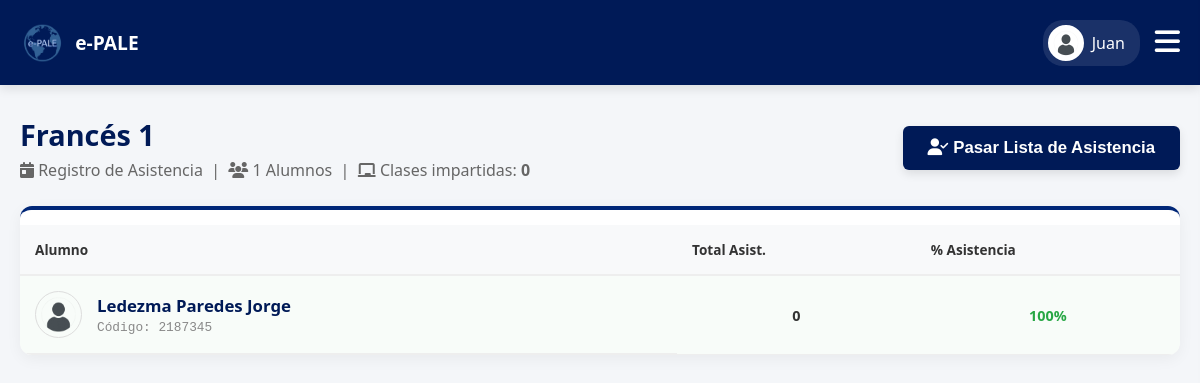
Before: /profesor/asistencia.php?clave=60501 (signed in) with the older database file.
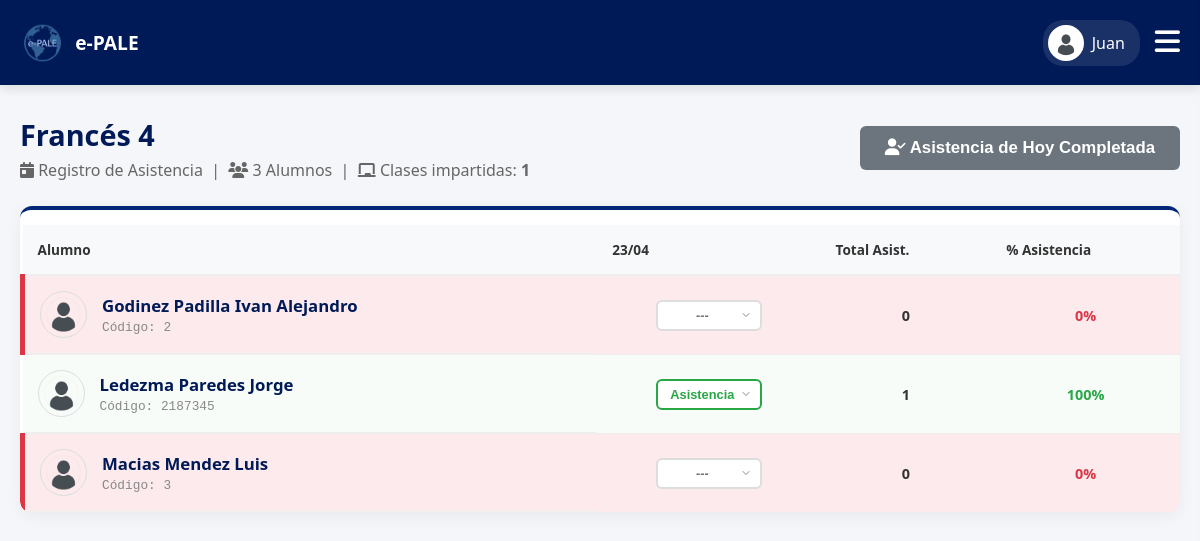
After: the same page with the newer database file.
### tables this page shows
CREATE TABLE IF NOT EXISTS `grupos` (
  `nrc` int NOT NULL,
  `materia_id` int NOT NULL,
  `profesor_id` int NOT NULL,
  `ciclo_id` int NOT NULL,
  `cupo` int DEFAULT '30',
  `edicion_total` tinyint(1) DEFAULT '0',
  `clave_grupo` varchar(50) DEFAULT NULL,
  `estado` varchar(20) DEFAULT 'ACTIVO',
  PRIMARY KEY (`nrc`),
  KEY `materia_id` (`materia_id`),
  KEY `profesor_id` (`profesor_id`),
  KEY `ciclo_id` (`ciclo_id`)
);

CREATE TABLE IF NOT EXISTS `materias` (
  `materia_id` int NOT NULL AUTO_INCREMENT,
  `clave` varchar(10) NOT NULL,
  `nombre` varchar(50) NOT NULL,
  `nivel` int NOT NULL,
  PRIMARY KEY (`materia_id`),
  UNIQUE KEY `clave` (`clave`)
);

CREATE TABLE IF NOT EXISTS `inscripciones` (
  `inscripcion_id` int NOT NULL AUTO_INCREMENT,
  `alumno_id` int NOT NULL,
  `nrc` int NOT NULL,
  `estatus` enum('INSCRITO','SOLICITUD_BAJA','BAJA','SOLICITUD_ALTA') DEFAULT 'INSCRITO',
  `calificacion_final` decimal(5,2) DEFAULT '0.00',
  PRIMARY KEY (`inscripcion_id`),
  KEY `alumno_id` (`alumno_id`),
  KEY `nrc` (`nrc`)
);

CREATE TABLE IF NOT EXISTS `usuarios` (
  `usuario_id` int NOT NULL AUTO_INCREMENT,
  `codigo` varchar(20) DEFAULT NULL,
  `nombre` varchar(50) NOT NULL,
  `apellido_paterno` varchar(50) NOT NULL,
  `apellido_materno` varchar(50) DEFAULT NULL,
  `correo` varchar(100) NOT NULL,
  `password` varchar(255) DEFAULT NULL,
  `telefono` varchar(20) DEFAULT NULL,
  `rol` enum('ADMIN','PROFESOR','ALUMNO') NOT NULL,
  `estatus` enum('ACTIVO','INACTIVO') DEFAULT 'ACTIVO',
  `foto_perfil` varchar(255) DEFAULT NULL,
  `google_id` varchar(255) DEFAULT NULL,
  `fecha_creacion` timestamp NULL DEFAULT CURRENT_TIMESTAMP,
  PRIMARY KEY (`usuario_id`),
  UNIQUE KEY `correo` (`correo`),
  UNIQUE KEY `codigo` (`codigo`)
);

### profesor/asistencia.php (the view, shortened to what the changed rows need)
<?php
require '../db.php';
$clave = $_GET['clave'] ?? '';
$profesor_id = $_SESSION['user_id'];
$stmt = $pdo->prepare("SELECT m.nombre as materia, m.nivel, c.nombre as ciclo, g.nrc
                       FROM grupos g
                       JOIN materias m ON g.materia_id = m.materia_id
                       JOIN ciclos c ON g.ciclo_id = c.ciclo_id
                       WHERE g.clave_grupo = ? AND g.profesor_id = ?");
$stmt->execute([$clave, $profesor_id]);
$grupo = $stmt->fetch(PDO::FETCH_ASSOC);
$stmt_al = $pdo->prepare("SELECT i.inscripcion_id, u.nombre, u.apellido_paterno, u.apellido_materno, u.codigo, u.foto_perfil
                          FROM inscripciones i
                          JOIN alumnos a ON i.alumno_id = a.alumno_id
                          JOIN usuarios u ON a.usuario_id = u.usuario_id
                          WHERE i.nrc = ? AND i.estatus = 'INSCRITO'
                          ORDER BY u.apellido_paterno ASC, u.apellido_materno ASC");
$stmt_al->execute([$grupo['nrc']]);
$alumnos_brutos = $stmt_al->fetchAll(PDO::FETCH_ASSOC);
$alumnos = [];
foreach($alumnos_brutos as $alum) {
    $foto_url = "../img/avatar-default.png";
    $alum['foto_url'] = $foto_url;
    $alumnos[] = $alum;
}
$stmt_fechas = $pdo->prepare("SELECT DISTINCT fecha FROM asistencias a
                              JOIN inscripciones i ON a.inscripcion_id = i.inscripcion_id
                              WHERE i.nrc = ? ORDER BY fecha ASC");
$stmt_fechas->execute([$grupo['nrc']]);
$fechas_clase = $stmt_fechas->fetchAll(PDO::FETCH_COLUMN);
$total_sesiones = count($fechas_clase);
$asistencias_log = [];
$stmt_log = $pdo->prepare("SELECT a.inscripcion_id, a.fecha, a.estatus FROM asistencias a
                           JOIN inscripciones i ON a.inscripcion_id = i.inscripcion_id
                           WHERE i.nrc = ?");
$stmt_log->execute([$grupo['nrc']]);
while($row = $stmt_log->fetch(PDO::FETCH_ASSOC)) {
    $asistencias_log[$row['inscripcion_id']][$row['fecha']] = $row['estatus'];
}
$hoy = date('Y-m-d');
$asistencia_hoy_completada = in_array($hoy, $fechas_clase);
?>
<!DOCTYPE html>
<html lang="es">
<head>
    <link rel="stylesheet" href="../css/estudiante.css?v=<?php echo time(); ?>">
    <link rel="stylesheet" href="../css/admin.css?v=<?php echo time(); ?>">
    <link rel="stylesheet" href="../css/profesor.css?v=<?php echo time(); ?>">
    <link rel="stylesheet" href="https://cdnjs.cloudflare.com/ajax/libs/font-awesome/6.4.0/css/all.min.css">
</head>
<body>
    <main class="main-content">
        <div class="header-asistencia">
            <div>
                <h1 class="title-asistencia"><?php echo htmlspecialchars($grupo['materia'] . " " . $grupo['nivel']); ?></h1>
                <p class="subtitle-asistencia">
                    <i class="fas fa-calendar-day"></i> Registro de Asistencia &nbsp;|&nbsp;
                    <i class="fas fa-users"></i> <?php echo count($alumnos); ?> Alumnos &nbsp;|&nbsp;
                    <i class="fas fa-chalkboard"></i> Clases impartidas: <strong><?php echo $total_sesiones; ?></strong>
                </p>
            </div>
            <button id="btnTomarAsist" class="btn-save btn-tomar-asist"
                    <?php echo $asistencia_hoy_completada ? 'disabled' : ''; ?>
                    onclick="iniciarTomaAsistencia()">
                <i class="fas fa-user-check"></i> <?php echo $asistencia_hoy_completada ? 'Asistencia de Hoy Completada' : 'Pasar Lista de Asistencia'; ?>
            </button>
        </div>
        <div class="card table-card-asist">
            <div class="table-wrapper">
                <table class="history-table admin-table">
                    <thead>
                        <tr>
                            <th class="th-alumno">Alumno</th>
                            <?php foreach($fechas_clase as $f): ?>
                                <th class="th-fecha"><?php echo date('d/m', strtotime($f)); ?></th>
                            <?php endforeach; ?>
                            <th class="th-total">Total Asist.</th>
                            <th class="th-total">% Asistencia</th>
                        </tr>
                    </thead>
                    <tbody>
                        <?php
                        foreach($alumnos as $a):
                            $id_ins = $a['inscripcion_id'];
                            $conteo_asist = 0;
                            foreach($fechas_clase as $f) {
                                $st = $asistencias_log[$id_ins][$f] ?? '';
                                if($st == 'ASISTENCIA' || $st == 'RETARDO') {
                                    $conteo_asist++;
                                }
                            }
                            $porcentaje_asist = ($total_sesiones > 0) ? ($conteo_asist / $total_sesiones) * 100 : 100;
                            $row_class = 'status-row-good';
                            $color_porcentaje = '#28a745';
                            if ($total_sesiones > 0) {
                                if ($porcentaje_asist < 90) {
                                    $row_class = 'status-row-fail';
                                    $color_porcentaje = '#dc3545';
                                } elseif ($porcentaje_asist < 95) {
                                    $row_class = 'status-row-risk';
                                    $color_porcentaje = '#d39e00';
                                }
                            }
                        ?>
                        <tr class="<?php echo $row_class; ?>">
                            <td class="td-alumno">
                                <img src="<?php echo $a['foto_url']; ?>" class="td-foto">
                                <div>
                                    <div class="td-nombre"><?php echo htmlspecialchars($a['apellido_paterno'] . " " . $a['apellido_materno'] . " " . $a['nombre']); ?></div>
                                    <div class="td-codigo">Código: <?php echo htmlspecialchars($a['codigo']); ?></div>
                                </div>
                            </td>
                            <?php foreach($fechas_clase as $f):
                                $st = $asistencias_log[$id_ins][$f] ?? 'DEFAULT';
                            ?>
                                <td class="td-center">
                                    <select class="select-asist sel-<?php echo $st; ?>" onchange="cambiarAsistencia(this, <?php echo $id_ins; ?>, '<?php echo $f; ?>')" title="Cambiar estado">
                                        <option value="DEFAULT" style="display:none;" <?php echo ($st == 'DEFAULT' || $st == '') ? 'selected' : ''; ?>>---</option>
                                        <option value="ASISTENCIA" class="opt-asist" <?php echo ($st == 'ASISTENCIA') ? 'selected' : ''; ?>>Asistencia</option>
                                    </select>
                                </td>
                            <?php endforeach; ?>
                            <td class="td-total-num">
                                <?php echo $conteo_asist; ?>
                            </td>
                            <td class="td-porcentaje" style="color: <?php echo $color_porcentaje; ?>;">
                                <?php echo round($porcentaje_asist, 1); ?>%
                            </td>
                        </tr>
                        <?php endforeach; ?>
                    </tbody>
                </table>
            </div>
        </div>
    </main>
</body>
</html>

Changed rows visible on the page:
changed grupos: materia.nivel "Francés 1" → "Francés 4"
added inscripciones: usuarios.apellido_paterno+apellido_materno+nombre "Godinez Padilla Ivan Alejandro", usuarios.codigo "2", inscripcion_id "---", conteo_asist "0", porcentaje_asist "0"
computed for inscripciones "Ledezma Paredes Jorge": conteo_asist "0" → "1"
now on this page (row edited): inscripciones: usuarios.apellido_paterno+apellido_materno+nombre "Macias Mendez Luis", usuarios.codigo "3", inscripcion_id "---", conteo_asist "0", porcentaje_asist "0"
Other visible differences:
count($alumnos): "1" → "3"
$total_sesiones: "0" → "1"
text no longer shown: "Pasar Lista de Asistencia"
text now shown: "Asistencia de Hoy Completada"
new list line: "23/04"
